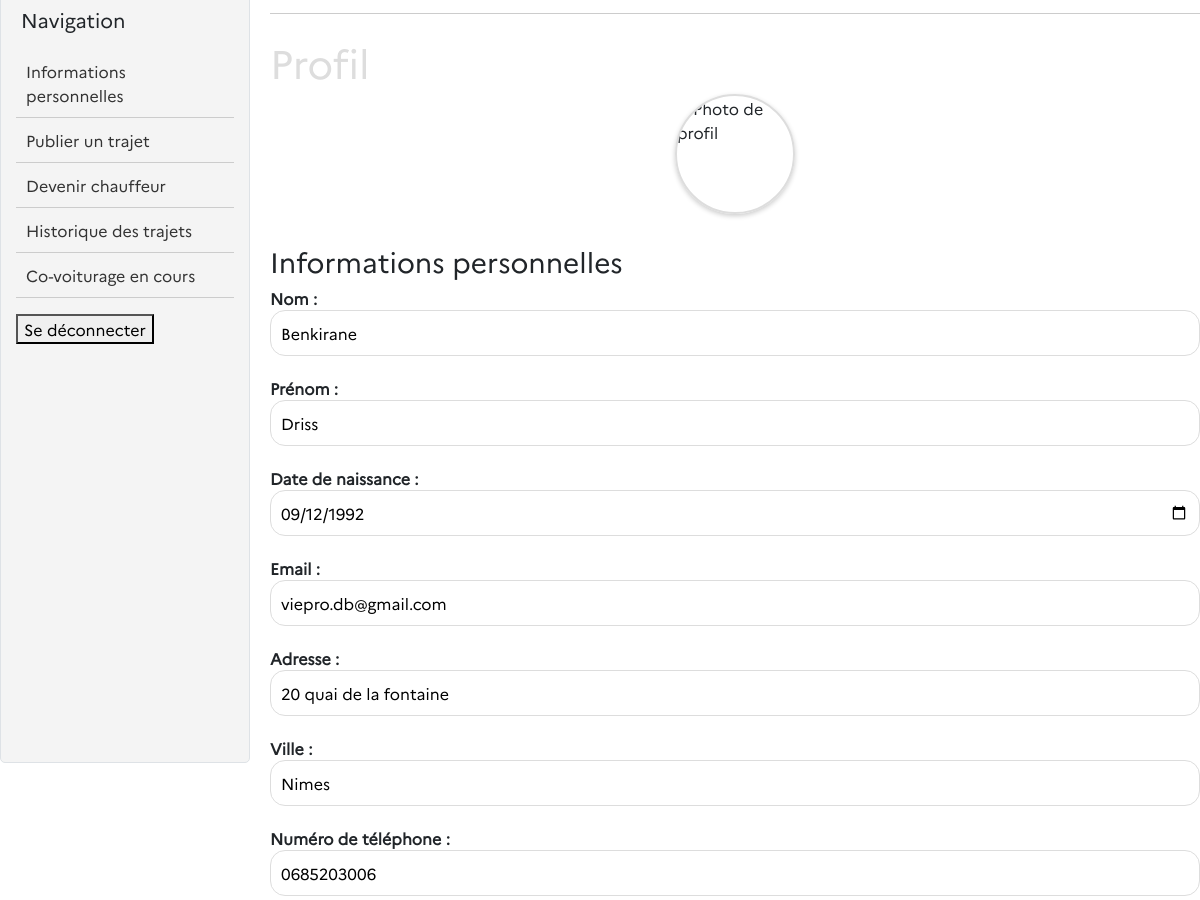
The app's page /pages/account.php (signed in, middle part), older data.
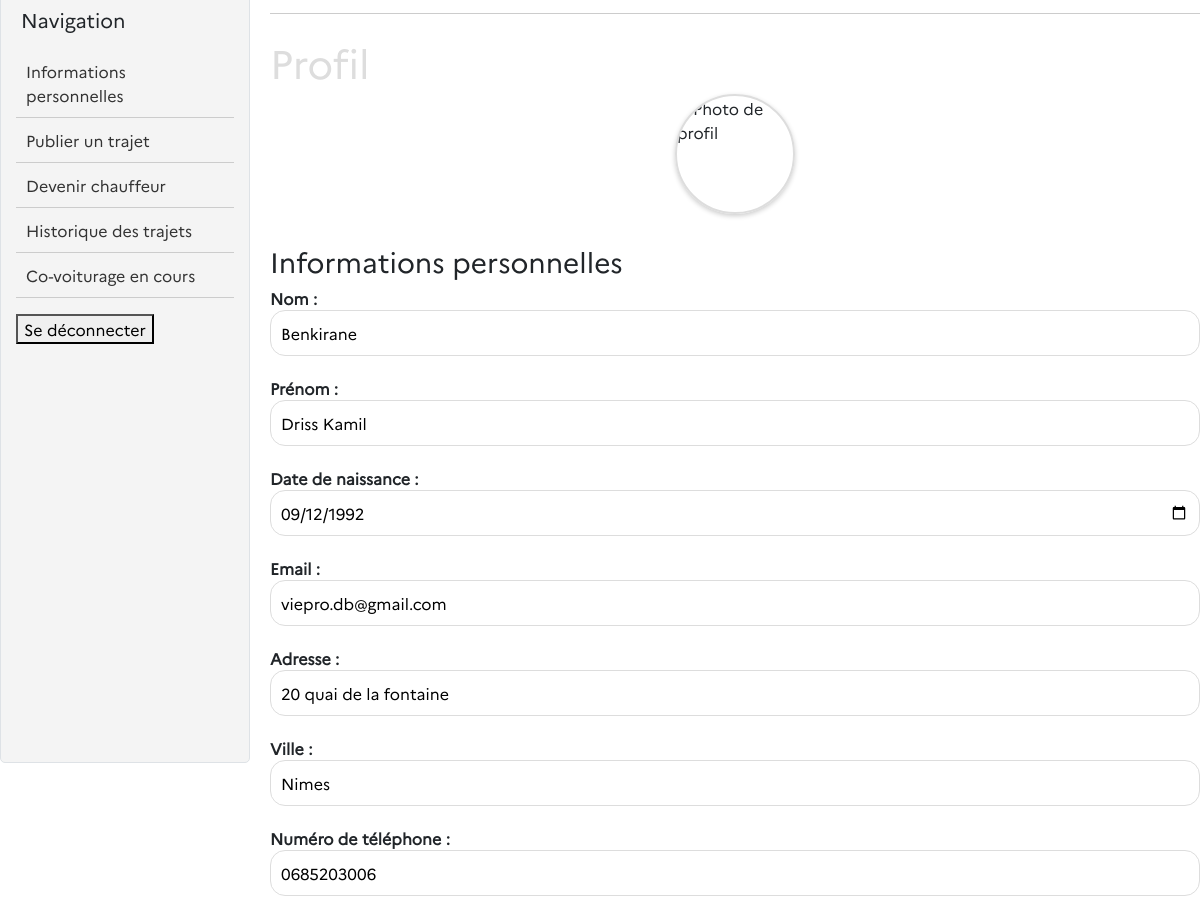
The same page, newer data.
### tables this page shows
CREATE TABLE "utilisateurs" (
	"user_id"	INTEGER,
	"nom"	TEXT,
	"prenom"	TEXT,
	"adresse"	TEXT,
	"email"	TEXT UNIQUE,
	"password"	TEXT,
	"telephone"	TEXT,
	"date_naissance"	TEXT,
	"photo"	BLOB,
	"pseudo"	TEXT,
	"credits"	INTEGER DEFAULT 20,
	"ville"	TEXT,
	PRIMARY KEY("user_id" AUTOINCREMENT)
);

### pages/account.php (the view, shortened to what this page needs)
<?php
$pdo = new PDO("sqlite:/Users/macosdev/Documents/GitHub/ecoRide-DrissBenkirane/ecorideDatabase.db");
$pdo->setAttribute(PDO::ATTR_ERRMODE, PDO::ERRMODE_EXCEPTION);
$userInfos = [];
if (isset($_SESSION['loggedin']) && $_SESSION['loggedin'] === true && isset($_SESSION['user_id'])) {
    $userId = $_SESSION['user_id'];
    try {
        $stmt = $pdo->prepare("SELECT * FROM utilisateurs WHERE user_id = :id");
        $stmt->bindParam(':id', $userId);
        $stmt->execute();
        $userInfos = $stmt->fetchAll(PDO::FETCH_OBJ);
    } catch (PDOException $e) {
        echo "Erreur de base de données : " . $e->getMessage();
    }
} else {
    header("Location: http://localhost:4000/pages/login.php");
    exit();
}
require_once '/Users/macosdev/Documents/GitHub/ecoRide-DrissBenkirane/elements/header.php';
?>
<link rel="stylesheet" href="styles/account.css">
<div style="display: flex;">
    <div class="sidebar">
        <p>Navigation</p> </br>
        <div class="menu">
            <ul>
                <li><a href="#section1">Informations personnelles</a></li>
                <li><a href="#section2">Publier un trajet</a></li>
                <li><a href="#section3">Devenir chauffeur</a></li>
                <li><a href="#section4">Historique des trajets</a></li>
                <li><a href="#section5">Co-voiturage en cours</a></li>
            </ul>
        </div>
        <form method="post">
            <button type="submit" name="logout" class="logout-btn">Se déconnecter</button>
        </form>
    </div>
    <div style="flex-grow: 1;">
        <div class="ligne-horizontale"></div></br>
        <h1>Profil</h1>
        <div class="profil">
            <div class="profil-details">
                <div class="profil-photo">
                    <img src="" alt="Photo de profil" class="photo-profil">
                </div>
                <?php if (!empty($userInfos)): ?>
                    <?php foreach ($userInfos as $userInfo): ?>
                        <h3>Informations personnelles</h3>
                        <div class="profil-info" id="section1">
                            <form action="" method="post">
                                <strong>Nom :</strong><input type="text" name="nom"
                                    value="<?= htmlspecialchars($userInfo->nom) ?>"></br>
                                <strong>Prénom :</strong><input type="text" name="prenom"
                                    value="<?= htmlspecialchars($userInfo->prenom) ?>"></br>
                                <strong>Date de naissance :</strong><input type="date" name="date_naissance"
                                    value="<?= htmlspecialchars($userInfo->date_naissance) ?>"></br>
                                <strong>Email :</strong><input type="email" name="email"
                                    value="<?= htmlspecialchars($userInfo->email) ?>"></br>
                                <strong>Adresse :</strong><input type="text" name="adresse"
                                    value="<?= htmlspecialchars($userInfo->adresse) ?>"></br>
                                <strong>
                                    Ville :</strong><input type="text" name="ville"
                                    value="<?= htmlspecialchars($userInfo->ville) ?>"></br>
                                <strong>Numéro de téléphone :</strong><input type="text" name="telephone"
                                    value="<?= htmlspecialchars($userInfo->telephone) ?>"></br>
                            <?php endforeach; ?>
                        <?php else: ?>
                            <p>Aucune information utilisateur trouvée.</p>
                        <?php endif; ?>
                            </form>
                        </div>
            </div>
        </div>
    </div>
</div>
</body>
</html>

### elements/header.php (shortened to what this page needs)
<!DOCTYPE html>
<html lang="en">
<head>
    <link rel="stylesheet" href="../styles/font.css">
    <link rel="stylesheet" href="../styles/covoiturage.css">
    <link rel="stylesheet" href="../styles/home.css">
    <link rel="stylesheet" href="../styles/header.css">
    <link rel="stylesheet" href="../styles/research.css">
    <link rel="stylesheet" href="../styles/footer.css">
    <link href="https://cdn.jsdelivr.net/npm/bootstrap@5.0.0/dist/css/bootstrap.min.css" rel="stylesheet">
</head>

### styles/covoiturage.css (style rules this page uses)
* { font-family: 'Marianne'; }
p { font-size: 20px; position: relative; left: 5px; top: 25px; }
.ligne-horizontale { border-bottom: 1px solid #ccc; width: 100%; margin-top: 50px; }
.sidebar { width: 200px; padding: 20px; background-color: #f8f9fa; border: 1px solid #dee2e6; border-radius: 5px; margin-right: 20px; }

### styles/home.css (style rules this page uses)
* { font-family: 'Marianne'; }
img { margin: 0 auto 10px; display: block; }

### styles/header.css (style rules this page uses)
* { font-family: 'Marianne'; }

### styles/research.css (style rules this page uses)
h1 { color: #ddd; }

### styles/footer.css (style rules this page uses)
html { position: relative; min-height: 100%; }

### styles/account.css (style rules this page uses)
.sidebar { width: 250px; background: #f4f4f4; padding: 15px; height: 100vh; }
.sidebar ul { list-style: none; padding: 0; }
.sidebar ul li { padding: 10px; border-bottom: 1px solid #ccc; }
.sidebar ul li a { text-decoration: none; color: #333; display: block; }
.profil-photo { display: flex; justify-content: center; margin-bottom: 20px; }
.photo-profil { width: 120px; height: 120px; border-radius: 50%; object-fit: cover; border: 2px solid #ddd; box-shadow: 0px 2px 5px rgba(0, 0, 0, 0.2); }
input { width: 100%; padding: 10px; margin-bottom: 20px; border: 1px solid #ddd; border-radius: 15px; }

Row changes from the older to the newer data that the page shows:
changed utilisateurs "Benkirane": prenom "Driss" → "Driss Kamil"
